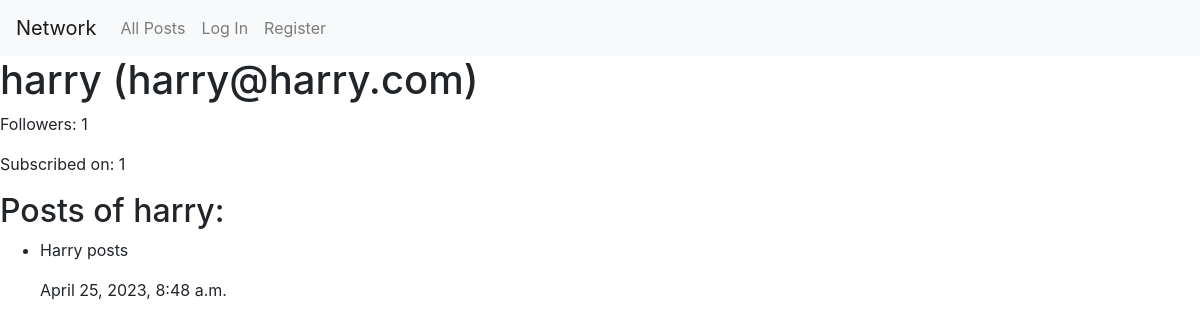
/profile/2, run on an earlier commit of the app's database.
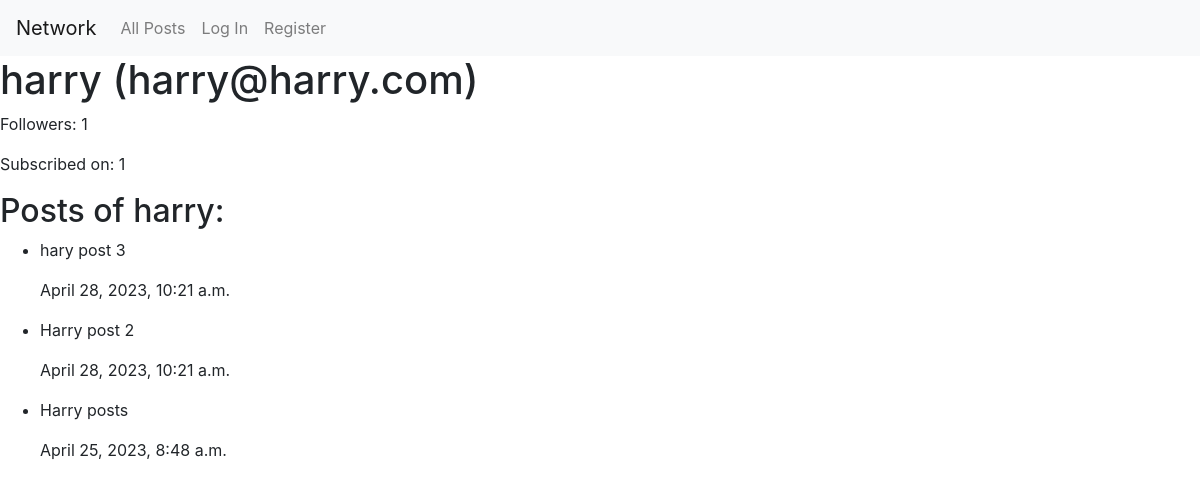
And on a later commit of the database.
### network/models.py (models this page shows, shortened)
class Post(models.Model):
    author = models.ForeignKey(User, on_delete=models.CASCADE, related_name="posts")
    content = models.CharField(max_length=150)
    date = models.DateTimeField(auto_now_add=True)

### network/views.py (the view)
# urls.py: path("profile/<int:user_id>", views.profile, name="profile"),
def profile(request, user_id):
    profile = User.objects.get(pk=user_id)
    followers = Follow.objects.filter(target=profile).count()
    follows =  Follow.objects.filter(follower=profile).count()
    posts = Post.objects.filter(author=profile).order_by("-date")
    return render(request, "network/profile.html", {
        "profile": profile,
        "followers": followers,
        "follows": follows,
        "posts": posts,
    })

### network/templates/network/profile.html (shortened to what this page needs)
{% extends "network/layout.html" %}
{% block body %}
<h1>{{ profile }} ({{ profile.email }})</h1>
<div>
	<p>Followers: <span id="followers">{{ followers }}</span></p>
	<p id="follows">Subscribed on: {{ follows }}</p>
</div>
<h2>Posts of {{ profile }}:</h2>
<ul>
	{% for post in posts %}
		<li>
			<p>{{ post.content }}</p>
			<p>{{ post.date }}</p>
		</li>
	{% endfor %}
</ul>
{% endblock %}

What changed in the data, as far as the page shows it:
added Post: content "hary post 3", date "April 28, 2023, 10:21 a.m."
added Post: content "Harry post 2", date "April 28, 2023, 10:21 a.m."
